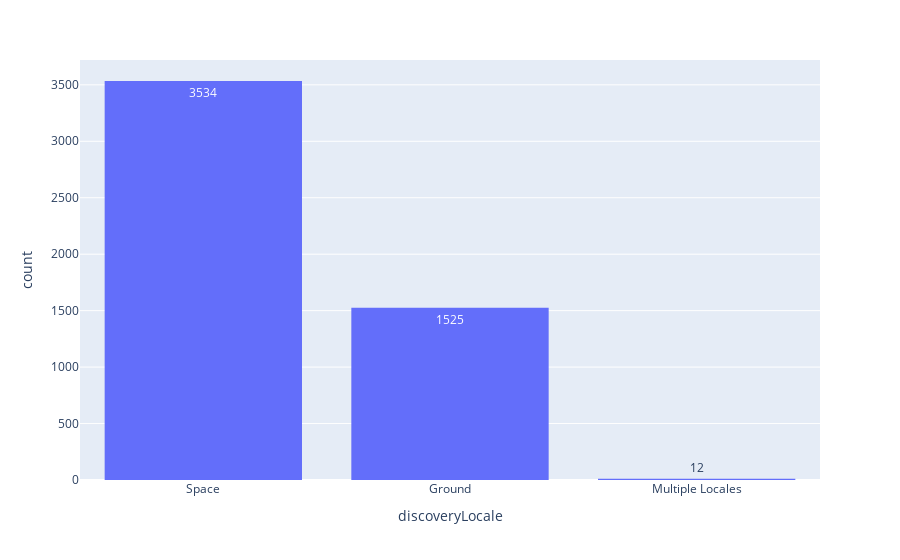

Notebook cell for this chart:
### Code cell
fig = px.histogram(df, x="discoveryLocale", text_auto=True).update_xaxes(categoryorder="total descending")
fig.show()

### Figure 1 — Plotly figure (JSON) as saved in the notebook; plotly's stock layout.template omitted (floating-point values rounded to 4 significant figures; data arrays with more than 128 entries replaced by an {"elided": "..."} marker saying what was removed)
{"data": [{"alignmentgroup": "True", "bingroup": "x", "hovertemplate": "discoveryLocale=%{x}<br>count=%{y}<extra></extra>", "legendgroup": "", "marker": {"color": "#636efa", "pattern": {"shape": ""}}, "name": "", "offsetgroup": "", "orientation": "v", "showlegend": false, "texttemplate": "%{value}", "x": {"elided": "5071 str values"}, "xaxis": "x", "yaxis": "y", "type": "histogram"}], "layout": {"xaxis": {"anchor": "y", "domain": [0.0, 1.0], "title": {"text": "discoveryLocale"}, "categoryorder": "total descending"}, "yaxis": {"anchor": "x", "domain": [0.0, 1.0], "title": {"text": "count"}}, "legend": {"tracegroupgap": 0}, "margin": {"t": 60}, "barmode": "relative"}}
